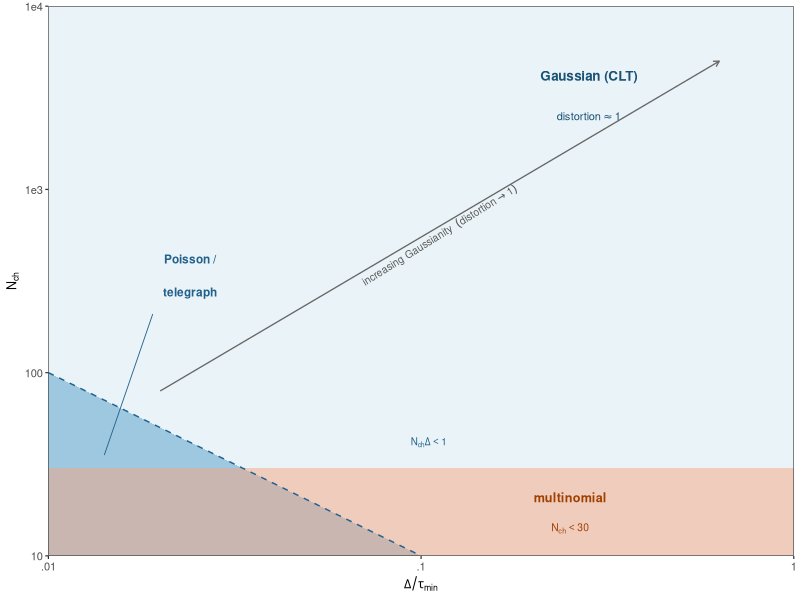
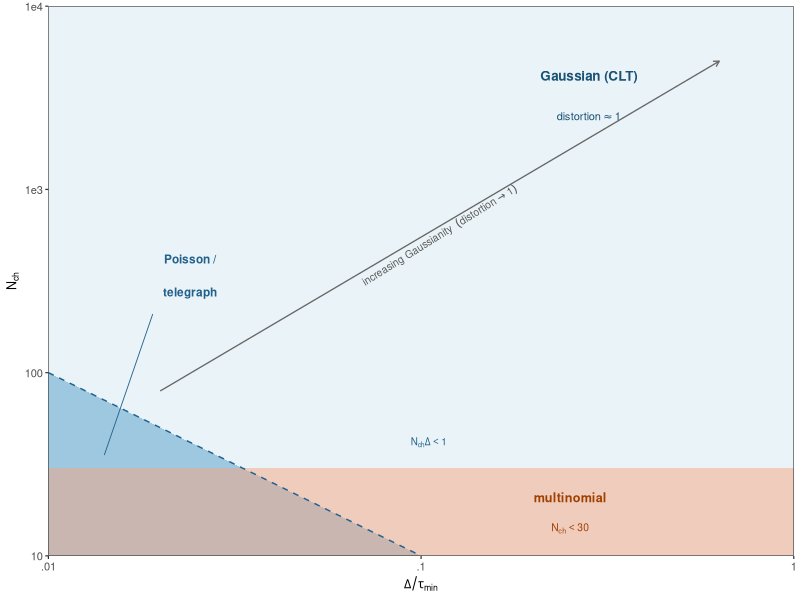

R code for these plots, in order:
## ---- chunk 1
knitr::opts_chunk$set(echo = TRUE, warning = FALSE, message = FALSE)
library(tidyverse)
## ---- chunk 2
XB <- log10(c(.01, .1, 1)); YB <- log10(c(10, 100, 1000, 10000))
by0 <- log10(30)                                  # multinomial: N_ch < 30 (binomial CLT, p-dependent)
# telegraph: N_ch * (Delta/tau) < 1  ->  ly < -lx  -> triangle in the bottom-left (clipped to the plot)
tri <- data.frame(x = c(-2, -2, -1), y = c(1, 2, 1))

g <- ggplot() +
  annotate("rect", xmin = -2, xmax = 0, ymin = 1, ymax = 4, fill = "#EAF3F7") +            # Gaussian base
  geom_polygon(data = tri, aes(x, y), fill = "#4393C3", alpha = .45) +                     # telegraph (N_ch.Δ<1)
  annotate("rect", xmin = -2, xmax = 0, ymin = 1, ymax = by0, fill = "#F4A582", alpha = .5) +  # multinomial (N_ch<30)
  annotate("segment", x = -2, xend = -1, y = 2, yend = 1,
           colour = "#21618c", linewidth = .5, linetype = "dashed") +                      # N_ch.Δ = 1
  annotate("segment", x = -1.7, xend = -0.2, y = 1.9, yend = 3.7,
           colour = "grey40", linewidth = .45, arrow = arrow(length = unit(.16, "cm"))) +
  annotate("text", x = -0.95, y = 2.75, angle = 32, size = 2.6, colour = "grey35",
           label = "increasing~Gaussianity~~(distortion %->% 1)", parse = TRUE) +
  annotate("text", x = -0.55, y = 3.62, size = 3.4, fontface = "bold", colour = "#1a5276",
           label = "Gaussian (CLT)") +
  annotate("text", x = -0.55, y = 3.40, size = 2.8, colour = "#1a5276",
           label = "distortion %~~% 1", parse = TRUE) +
  annotate("segment", x = -1.72, xend = -1.85, y = 2.32, yend = 1.55,
           colour = "#21618c", linewidth = .3) +                                   # leader to the triangle
  annotate("text", x = -1.62, y = 2.62, size = 3.0, fontface = "bold", colour = "#21618c",
           label = "Poisson /") +
  annotate("text", x = -1.62, y = 2.44, size = 3.0, fontface = "bold", colour = "#21618c",
           label = "telegraph") +
  annotate("text", x = -0.98, y = 1.62, size = 2.5, colour = "#21618c",
           label = "N[ch] * Delta < 1", parse = TRUE) +
  annotate("text", x = -0.6, y = 1.32, size = 3.2, fontface = "bold", colour = "#a04000",
           label = "multinomial") +
  annotate("text", x = -0.6, y = 1.15, size = 2.6, colour = "#a04000",
           label = "N[ch] < 30", parse = TRUE) +
  scale_x_continuous(breaks = XB, labels = c(".01", ".1", "1"), expand = c(0, 0)) +
  scale_y_continuous(breaks = YB, labels = c("10", "100", "1e3", "1e4"), expand = c(0, 0)) +
  coord_cartesian(xlim = c(-2, 0), ylim = c(1, 4)) +
  labs(x = expression(Delta / tau[min]), y = expression(N[ch])) +
  theme_bw(base_size = 9, base_family = "Helvetica") +
  theme(panel.grid = element_blank(), axis.text = element_text(size = 8),
        axis.title = element_text(size = 9))
g
ggsave("Figure_5_domains_schematic.pdf", g, width = 5.2, height = 4.2)
